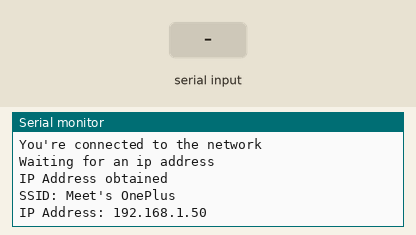
Recording of a sketch running on a simulated ESP32. Shown: the last lines printed to the serial monitor. Inputs (shaded band) come from the test bench. WiFi joins after 1.5 s; servers stay silent unless stated.

Above: at 2.7 s.
2.8 s: "1" received over Serial
At 4.2 s:
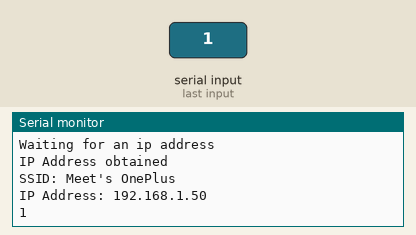
4.3 s: "0" received over Serial
At 5.7 s:
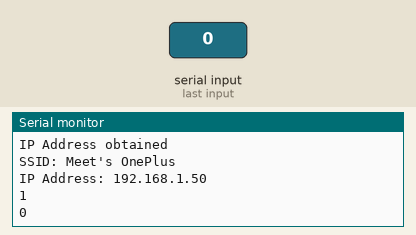
5.8 s: "2" received over Serial
At 7.7 s:
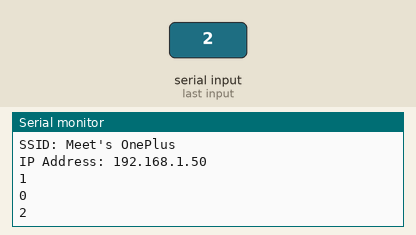

The sketch:

sketch_feb19b.ino
```cpp
#include <SPI.h>
#include <WiFi.h>
IPAddress ip(192, 168, 248, 108);
char ssid[] = "Meet's OnePlus";
char password[] ="123456789";
char b[100];
int k;
WiFiServer server(5555);
void setup()
{
Serial.begin(9600);
Serial.print("Attempting to connect to Network named: ");
Serial.println(ssid);
WiFi.config(ip);
WiFi.begin(ssid, password);
while ( WiFi.status() != WL_CONNECTED)
{
Serial.print(".");
delay(300);
}
Serial.println("\nYou're connected to the network");
Serial.println("Waiting for an ip address");
while (WiFi.localIP() == INADDR_NONE)
{
Serial.print(".");
delay(300);
}
Serial.println("\nIP Address obtained");
printWifiStatus();
server.begin();
}
void loop()
{
WiFiClient client = server.available();
if((Serial.available()))
{
memset(b,0,100);
Serial.readBytes(b,100);
Serial.println(b);
server.println(b);
delay(500);
}
if(client.available())
{
char c=client.read();
Serial.print(c);
}
}
void printWifiStatus()
{
Serial.print("SSID: ");
Serial.println(WiFi.SSID());
IPAddress IP = WiFi.localIP();
Serial.print("IP Address: ");
Serial.println(IP);
}
```

Measured:
- after the input at 2.8 s, the serial monitor: prints a new line after 1.0 s (image 1)
- after the input at 4.3 s, the serial monitor: prints a new line after 1.0 s (image 2)
- after the input at 5.8 s, the serial monitor: prints a new line after 1.0 s (image 3)
